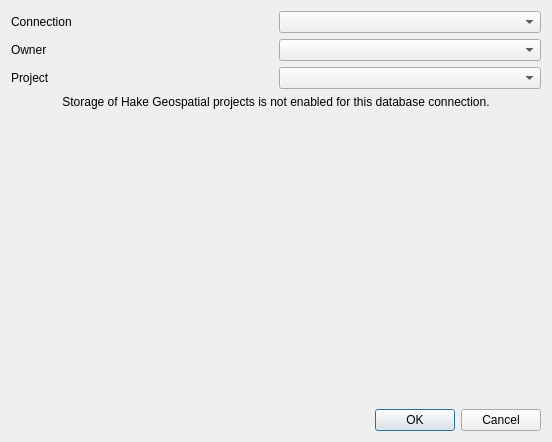
<?xml version="1.0" encoding="UTF-8"?>
<ui version="4.0">
 <class>QgsOracleProjectStorageDialog</class>
 <widget class="QDialog" name="QgsOracleProjectStorageDialog">
  <property name="geometry">
   <rect>
    <x>0</x>
    <y>0</y>
    <width>552</width>
    <height>442</height>
   </rect>
  </property>
  <layout class="QVBoxLayout" name="verticalLayout">
   <item>
    <layout class="QGridLayout" name="gridLayout">
     <item row="0" column="0">
      <widget class="QLabel" name="label">
       <property name="text">
        <string>Connection</string>
       </property>
      </widget>
     </item>
     <item row="0" column="1">
      <widget class="QComboBox" name="mCboConnection"/>
     </item>
     <item row="1" column="0">
      <widget class="QLabel" name="label_2">
       <property name="text">
        <string>Owner</string>
       </property>
      </widget>
     </item>
     <item row="1" column="1">
      <widget class="QComboBox" name="mCboOwner"/>
     </item>
     <item row="2" column="0">
      <widget class="QLabel" name="label_3">
       <property name="text">
        <string>Project</string>
       </property>
      </widget>
     </item>
     <item row="2" column="1">
      <widget class="QComboBox" name="mCboProject"/>
     </item>
    </layout>
   </item>
   <item>
    <widget class="QLabel" name="mLblProjectsNotAllowed">
     <property name="text">
      <string>Storage of Hake Geospatial projects is not enabled for this database connection.</string>
     </property>
     <property name="alignment">
      <set>Qt::AlignCenter</set>
     </property>
     <property name="wordWrap">
      <bool>true</bool>
     </property>
    </widget>
   </item>
   <item>
    <spacer name="verticalSpacer">
     <property name="orientation">
      <enum>Qt::Vertical</enum>
     </property>
     <property name="sizeHint" stdset="0">
      <size>
       <width>20</width>
       <height>40</height>
      </size>
     </property>
    </spacer>
   </item>
   <item>
    <widget class="QDialogButtonBox" name="buttonBox">
     <property name="orientation">
      <enum>Qt::Horizontal</enum>
     </property>
     <property name="standardButtons">
      <set>QDialogButtonBox::Cancel|QDialogButtonBox::Ok</set>
     </property>
    </widget>
   </item>
  </layout>
 </widget>
 <resources/>
 <connections>
  <connection>
   <sender>buttonBox</sender>
   <signal>rejected()</signal>
   <receiver>QgsOracleProjectStorageDialog</receiver>
   <slot>reject()</slot>
   <hints>
    <hint type="sourcelabel">
     <x>316</x>
     <y>260</y>
    </hint>
    <hint type="destinationlabel">
     <x>286</x>
     <y>274</y>
    </hint>
   </hints>
  </connection>
 </connections>
</ui>
